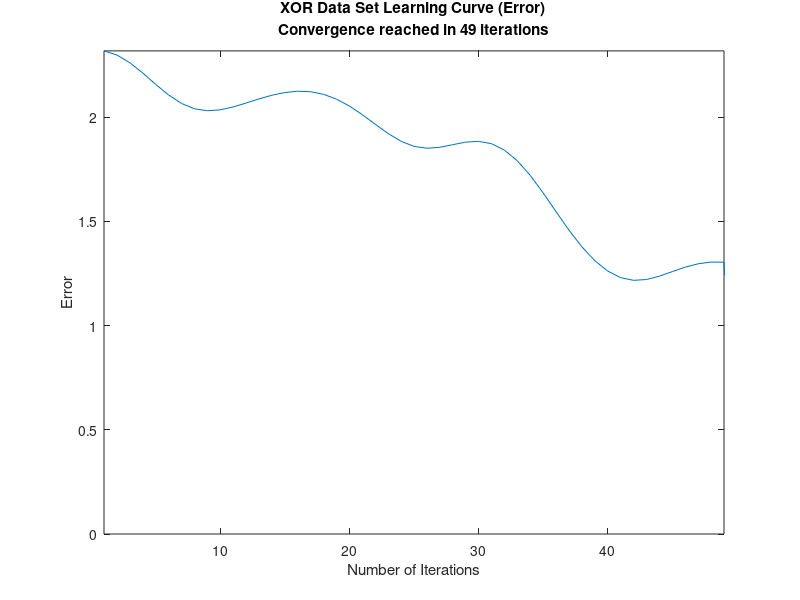

Recreate this plot in MATLAB. (Note: this script raises an error after producing the figure.)
%% XOR Problem
clear;
 
% Initialize Input and Expected Output Vectors
x1 = [-1 -1 1 1];
x2 = [-1 1 -1 1];
t = [-1 1 1 -1];

% Initialize Threshold and Learning Rate
eta = 0.01;
theta = 0.001;

% Initialize Weight Vectors
w_ij = rand(2, 3);
w_jk = rand(1, 3);

% Augment Input Data
x_aug = [ones(1, 4); x1; x2];

% Initialize Iterations Variable
epochs = 0;

error = zeros(1, 100);

z = zeros(1, 4);
delta_j = zeros(1, 2);

gradJ_jk = zeros(1, 3);
gradJ_ij = zeros(2, 3);

num_samples = length(x_aug(1, :));
num_features = 2;

while (1)
    epochs = epochs + 1;
    
    for i = 1:num_samples
        netj = w_ij*x_aug(:, i);
        y = tanh(netj);
        y_aug = [1; y];
        netk = w_jk * y_aug;
        z(i) = tanh(netk);

        delta_k = (t(i)-z(i))*(1-z(i).^2);
        
        for j = 1:num_features
           delta_j(j) = (1-y(j).^2) * delta_k *w_jk(j+1);
        end
        
        for j = 1:num_features+1
            for k = 1:num_features
                gradJ_ij(k, j) = gradJ_ij(k, j) + delta_j(k) * x_aug(j, i)';
            end
        end
        
        for j = 1:num_features+1
           gradJ_jk(j) = gradJ_jk(j) + delta_k * y_aug(j); 
        end
    end
    
    
    error(epochs) = (1/2)*((t-z)*(t-z)');
    
    if (epochs == 1)
        deltaJ = error(epochs);
    else
        deltaJ = abs(error(epochs) - error(epochs-1));
    end
    
    
    
    w_jk = w_jk + eta*gradJ_jk;
    w_ij = w_ij + eta*gradJ_ij;
    
    if (deltaJ < theta) 
       break; 
    end
end

figure(1)
plot(error)
title({"XOR Data Set Learning Curve (Error)"; sprintf("Convergence reached in %d iterations", epochs)});
xlabel("Number of Iterations");
ylabel("Error");
xlim([1 epochs])
ylim([0 max(error)])

% Begin Computation of Classification Accuracy
z = zeros(1, num_samples);
classification = zeros(1, num_samples);
num_correct = 0;
result = zeros(1, num_samples);

for i = 1:num_samples
    netj = w_ij*x_aug(:, i);
    y = tanh(netj);
    y_aug = [1; y];
    netk = w_jk * y_aug;
    z(i) = tanh(netk);
    
    if (z(i) > 0) 
       classification(i) = 1;
    else
       classification(i) = -1;
    end
    
    result(i) = classification(i) == t(i);
    if (result(i)) 
        num_correct = num_correct + 1;
    end
end
accuracy = (num_correct/num_samples)*100

%% Wine Data Set Classification
clear;
load wine.data
x1 = [wine(wine(:, 1) == 1, 2); wine(wine(:, 1) == 3, 2)];
x2 = [wine(wine(:, 1) == 1, 3); wine(wine(:, 1) == 3, 3)];
labels = [wine(wine(:,1) == 1, 1); wine(wine(:,1) == 3, 1)];

% Normalize and Augment the Input Data
x_normalized = normalize([x1 x2]);
data = [ones(length(x1), 1) x_normalized];
data(labels(:) == 3, 1:3) = data(labels(:) == 3, 1:3)*-1;
data_length = length(data(:,1));

% Setup data for processing
x_aug = data';
num_samples = length(x_aug(1, :));
w_ij = rand(2, 3);
w_jk = rand(1, 3);
t = x_aug(1, :);

z = zeros(1, num_samples);
gradJ_jk = zeros(1, 3);
gradJ_ij = zeros(2, 3);

eta = 0.01;
theta = 0.001;
epochs = 0;
num_features = 2;

while (1)
    epochs = epochs + 1;
    
    for i = 1:num_samples
        netj = w_ij*x_aug(:, i);
        y = tanh(netj);
        y_aug = [1; y];
        netk = w_jk * y_aug;
        z(i) = tanh(netk);

        delta_k = (t(i)-z(i))*(1-z(i).^2);
        
        for j = 1:num_features
           delta_j(j) = (1-y(j).^2) * delta_k *w_jk(j+1);
        end
        
        for j = 1:num_features+1
            for k = 1:num_features
                gradJ_ij(k, j) = gradJ_ij(k, j) + delta_j(k) * x_aug(j, i)';
            end
        end
        
        for j = 1:num_features+1
           gradJ_jk(j) = gradJ_jk(j) + delta_k * y_aug(j); 
        end
    end
    
    
    error(epochs) = (1/2)*((t-z)*(t-z)');
    
    if (epochs == 1)
        deltaJ = error(epochs);
    else
        deltaJ = abs(error(epochs) - error(epochs-1));
    end
    
    if (deltaJ < theta) 
       break; 
    end
    
    w_jk = w_jk + eta*gradJ_jk;
    w_ij = w_ij + eta*gradJ_ij;
end

figure(2)
plot(error)
title({"Wine Data Set Learning Curve (Error)"; sprintf("Convergence reached in %d iterations", epochs)});
xlabel("Number of Iterations");
ylabel("Error");
xlim([1 epochs])
ylim([0 max(error)])

% Begin Computation of Classification Accuracy
z = zeros(1, num_samples);
classification = zeros(1, num_samples);
num_correct = 0;
result = zeros(1, num_samples);

for i = 1:num_samples
    netj = w_ij*x_aug(:, i);
    y = tanh(netj);
    y_aug = [1; y];
    netk = w_jk * y_aug;
    z(i) = tanh(netk);
    
    if (z(i) > 0) 
       classification(i) = 1;
    else
       classification(i) = -1;
    end
    
    result(i) = classification(i) == t(i);
    if (result(i)) 
        num_correct = num_correct + 1;
    end
end

accuracy = (num_correct/num_samples)*100
t = t';
t_labels(t(:, 1) == 1, 1) = "w1";
t_labels(t(:, 1) == -1, 1) = "w2";

classification = classification';
class_labels(classification(:, 1) == 1, 1) = "w1";
class_labels(classification(:, 1) == -1, 1) = "w2";

result = result';
result_labels(result(:, 1) == 1, 1) = "Correct";
result_labels(result(:, 1) == 0, 1) = "Wrong";

t = table(t_labels, class_labels, result_labels);

filename = "wineclassificationtable.xlsx";
writetable(t,filename,'Sheet','Sheet1');